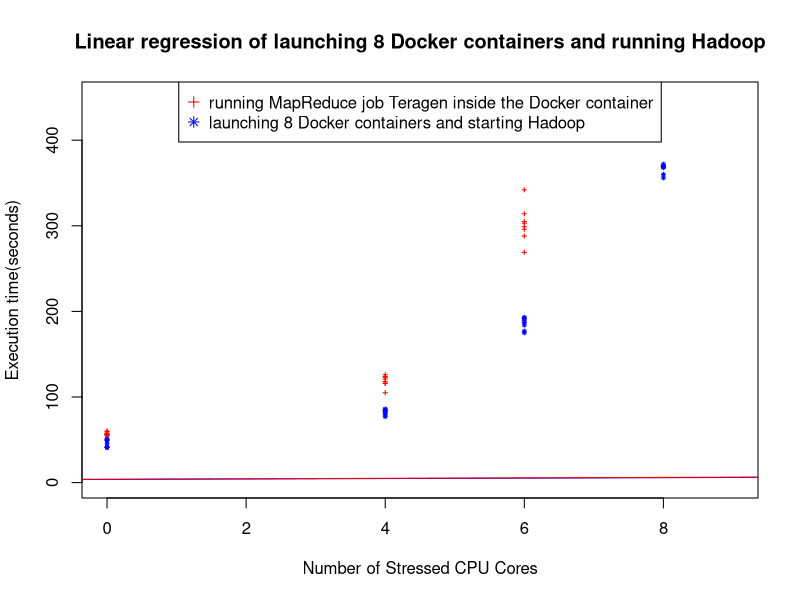

Here is the R script that generated this plot:
#!/usr/bin/Rscript
# this is for plotting the tendency of Docker container with stressed cpu cores
old=getwd();
basedir="/home/peipei/course/CSC547/experiment_docker_hadoop/stress_docker";
setwd(basedir);

hadoop_no_stress=c(42,50,52,41,49,41,50,46);
hadoop_cpu4_stress=c(79,83,85,86,77,84,81,83);
hadoop_cpu6_stress=c(177,192,184,189,175,192,193,187);
hadoop_cpu8_stress=c(372,368,360,356,369,369,370,370);
hadoop_stress=c(hadoop_no_stress,hadoop_cpu4_stress,hadoop_cpu6_stress,hadoop_cpu8_stress);
x_hadoop=c(rep(0,each=8),rep(4,each=8),rep(6,each=8),rep(8,each=8))

job_no_stress=c(56,60,57,55,58,56,60,57);
job_cpu4_stress=c(123,126,118,105,124,116,116,121);
job_cpu6_stress=c(314,269,299,303,342,296,288,305);
job_stress=c(job_no_stress,job_cpu4_stress,job_cpu6_stress);
x_job=c(rep(0,each=8),rep(4,each=8),rep(6,each=8));

name="stress_cpu";
png(paste(getwd(),paste(name,"png",sep="."),sep="/"));
plot(x=NULL,y=NULL,mai="Linear regression of launching 8 Docker containers and running Hadoop",xlab="Number of Stressed CPU Cores",ylab="Execution time(seconds)",xlim=range(0:9),ylim=range(0:450));


f <- function(x,a,b) {a * exp(b * x)}

points(x_hadoop,hadoop_stress,type="p",pch=8,cex=0.4,col="blue");
#reg1<-lm(hadoop_stress~x_hadoop);
reg1<-lm(log(hadoop_stress)~x_hadoop);
#reg1<-nls(hadoop_stress~exp(b*x_hadoop),start=list(b=1.3));
#reg1<-nls(hadoop_stress~f(x_hadoop,a,b),start=c(a=2, b=1));
abline(reg1,col="blue");

points(x_job,job_stress,type="p",pch=3,cex=0.4,col="red");
#reg2<-lm(job_stress~x_job);
reg2<-lm(log(job_stress)~x_job);
#reg2<-nls(job_stress~exp(a*x_job),start=list(a=1.3));
#reg2<-nls(job_stress~f(x_job,a,b),start=c(a=2, b=1));
abline(reg2,col="red");

legend("top",horiz=FALSE,legend=c("running MapReduce job Teragen inside the Docker container","launching 8 Docker containers and starting Hadoop"), pch=c(3,8), col=c("red","blue"))

dev.off();
